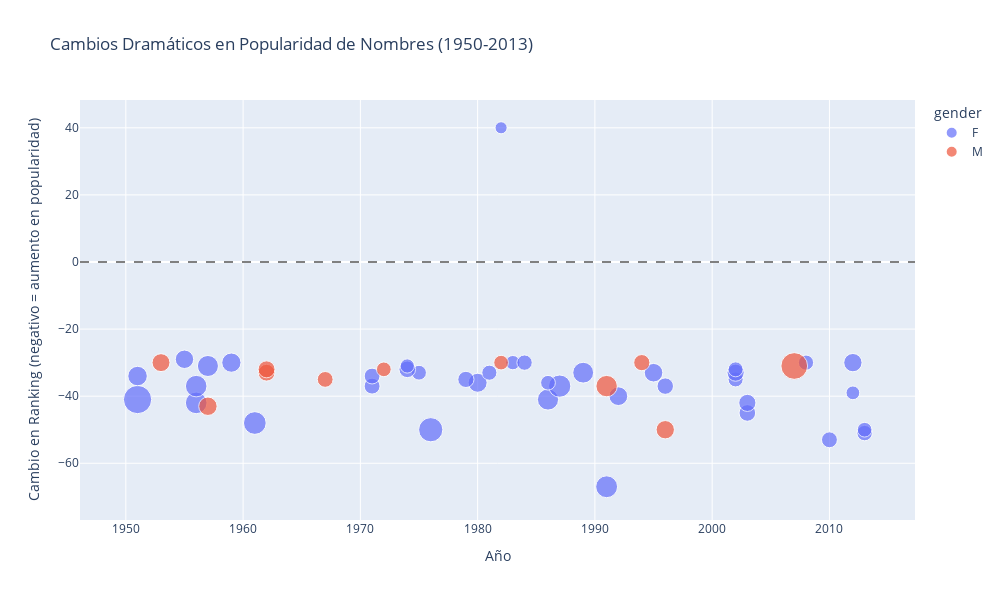

Notebook source saved alongside this figure:
### Markdown cell above
## 5. Influencias Históricas y Culturales

Analizaremos cómo los eventos históricos y cambios culturales han influido en la elección de nombres.

### Code cell
# Análisis de cambios abruptos en popularidad
trend_changes_query = """
WITH YearlyRanks AS (
    SELECT
        year,
        name,
        gender,
        SUM(number) as total_count,
        RANK() OVER(PARTITION BY year, gender ORDER BY SUM(number) DESC) as year_rank
    FROM `bigquery-public-data.usa_names.usa_1910_2013`
    GROUP BY year, name, gender
),
RankChanges AS (
    SELECT
        t1.year,
        t1.name,
        t1.gender,
        t1.total_count,
        t1.year_rank as current_rank,
        LAG(t1.year_rank) OVER(PARTITION BY t1.name, t1.gender ORDER BY t1.year) as prev_rank,
        t1.year_rank - LAG(t1.year_rank) OVER(PARTITION BY t1.name, t1.gender ORDER BY t1.year) as rank_change
    FROM YearlyRanks t1
    WHERE t1.year_rank <= 100  -- Considerar solo nombres relativamente populares
)
SELECT
    year,
    name,
    gender,
    total_count,
    current_rank,
    prev_rank,
    rank_change
FROM RankChanges
WHERE ABS(rank_change) >= 20  -- Cambios significativos en popularidad
AND year >= 1950  -- Enfocarse en historia más reciente
ORDER BY ABS(rank_change) DESC, year
LIMIT 50
"""

print("📈 Cambios significativos en popularidad de nombres:")
changes_df = client.query(trend_changes_query).to_dataframe()

# Visualizar los cambios más dramáticos
fig = px.scatter(changes_df,
                x='year',
                y='rank_change',
                size='total_count',
                color='gender',
                hover_data=['name', 'current_rank', 'prev_rank'],
                title='Cambios Dramáticos en Popularidad de Nombres (1950-2013)')

fig.update_layout(
    height=600,
    width=1000,
    xaxis_title="Año",
    yaxis_title="Cambio en Ranking (negativo = aumento en popularidad)",
    showlegend=True
)

# Añadir líneas de referencia
fig.add_hline(y=0, line_dash="dash", line_color="gray")

fig.show()

# Mostrar tabla de cambios más significativos
print("\nCambios más significativos en popularidad:")
display(changes_df.head(10))

### Figure 1 — Plotly figure (JSON) as saved in the notebook; plotly's stock layout.template omitted (floating-point values rounded to 4 significant figures)
{"data": [{"customdata": [["Shelby", 33, 100], ["Khloe", 42, 95], ["Aria", 40, 91], ["Jamie", 18, 68], ["Sadie", 50, 100], ["Jacqueline", 37, 85], ["Ella", 44, 89], ["Cindy", 37, 79], ["Ava", 39, 81], ["Debra", 18, 59], ["Whitney", 32, 73], ["Brooke", 92, 52], ["Kaitlyn", 42, 82], ["Aubree", 60, 99], ["Kim", 38, 75], ["Tiffany", 62, 99], ["Kayla", 27, 64], ["Sabrina", 58, 95], ["Kristin", 37, 73], ["Kayla", 64, 100], ["Lauren", 45, 80], ["Kylie", 61, 96], ["Denise", 48, 82], ["Jessica", 64, 98], ["Amber", 59, 92], ["Lindsey", 58, 91], ["Kelsey", 31, 64], ["Sydney", 43, 76], ["Mia", 43, 76], ["Erin", 47, 79], ["Aaliyah", 63, 95], ["Kimberly", 42, 73], ["Emily", 69, 100], ["Dawn", 54, 84], ["Brittany", 64, 94], ["Latoya", 60, 90], ["Layla", 55, 85], ["Harper", 24, 54], ["Debbie", 63, 92]], "hovertemplate": "gender=F<br>year=%{x}<br>rank_change=%{y}<br>total_count=%{marker.size}<br>name=%{customdata[0]}<br>current_rank=%{customdata[1]}<br>prev_rank=%{customdata[2]}<extra></extra>", "legendgroup": "F", "marker": {"color": "#636efa", "size": [10219, 5395, 5085, 12539, 4614, 10983, 5896, 9987, 6279, 17065, 9533, 3146, 7476, 4033, 9892, 5411, 10575, 5773, 7702, 4653, 5612, 4830, 8123, 5356, 4680, 4862, 9257, 7357, 6252, 5871, 4777, 9446, 4325, 7895, 4376, 5029, 4926, 7176, 7246], "sizemode": "area", "sizeref": 42.66, "symbol": "circle"}, "mode": "markers", "name": "F", "orientation": "v", "showlegend": true, "type": "scatter", "x": [1991, 2010, 2013, 1976, 2013, 1961, 2003, 1956, 2003, 1951, 1986, 1982, 1992, 2012, 1956, 1971, 1987, 1996, 1980, 1986, 1979, 2002, 1951, 1971, 1975, 1981, 1989, 1995, 2002, 1974, 2002, 1957, 1974, 1959, 1983, 1984, 2008, 2012, 1955], "xaxis": "x", "y": [-67, -53, -51, -50, -50, -48, -45, -42, -42, -41, -41, 40, -40, -39, -37, -37, -37, -37, -36, -36, -35, -35, -34, -34, -33, -33, -33, -33, -33, -32, -32, -31, -31, -30, -30, -30, -30, -30, -29], "yaxis": "y"}, {"customdata": [["Noah", 50, 100], ["Mike", 53, 96], ["Dylan", 46, 83], ["Jason", 54, 89], ["Troy", 67, 100], ["Vincent", 66, 98], ["Brandon", 63, 95], ["Jayden", 18, 49], ["Ricky", 51, 81], ["Tyler", 66, 96], ["Hunter", 67, 97]], "hovertemplate": "gender=M<br>year=%{x}<br>rank_change=%{y}<br>total_count=%{marker.size}<br>name=%{customdata[0]}<br>current_rank=%{customdata[1]}<br>prev_rank=%{customdata[2]}<extra></extra>", "legendgroup": "M", "marker": {"color": "#EF553B", "size": [7181, 7236, 9761, 5335, 6039, 6148, 4628, 15220, 6881, 4580, 5579], "sizemode": "area", "sizeref": 42.66, "symbol": "circle"}, "mode": "markers", "name": "M", "orientation": "v", "showlegend": true, "type": "scatter", "x": [1996, 1957, 1991, 1967, 1962, 1962, 1972, 2007, 1953, 1982, 1994], "xaxis": "x", "y": [-50, -43, -37, -35, -33, -32, -32, -31, -30, -30, -30], "yaxis": "y"}], "layout": {"height": 600, "legend": {"itemsizing": "constant", "title": {"text": "gender"}, "tracegroupgap": 0}, "shapes": [{"line": {"color": "gray", "dash": "dash"}, "type": "line", "x0": 0, "x1": 1, "xref": "x domain", "y0": 0, "y1": 0, "yref": "y"}], "showlegend": true, "title": {"text": "Cambios Dramáticos en Popularidad de Nombres (1950-2013)"}, "width": 1000, "xaxis": {"anchor": "y", "domain": [0, 1], "title": {"text": "Año"}}, "yaxis": {"anchor": "x", "domain": [0, 1], "title": {"text": "Cambio en Ranking (negativo = aumento en popularidad)"}}}}
